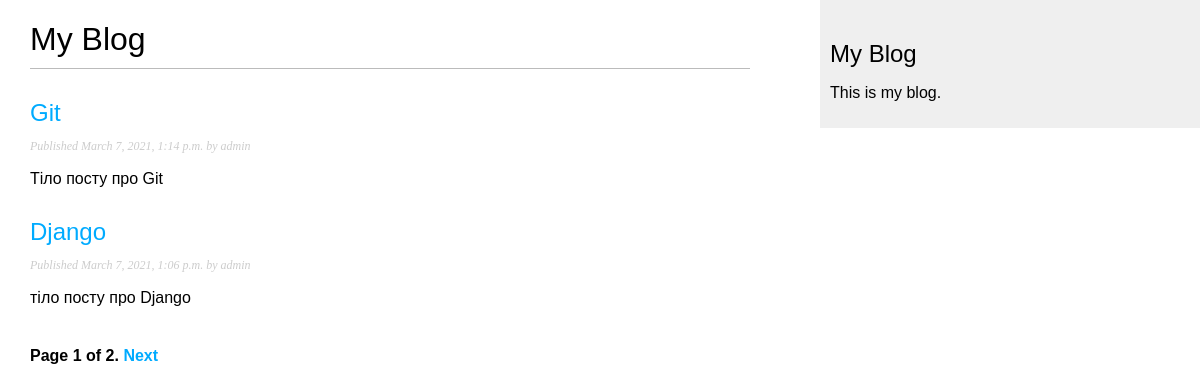
Screenshot of /blog/ with the database file from the repository.
### blog/models.py (models this page shows, shortened)
class Post(models.Model):
    objects = models.Manager()
    published = PublishedManager()
    def get_absolute_url(self):
        return reverse('blog:post_detail', args=[self.publish.year, self.publish.month, self.publish.day, self.slug])
    STATUS_CHOISE = (
        ('draft', 'Draft'),
        ('published', 'Published'),
    )
    title = models.CharField(max_length=200)
    slug = models.SlugField(max_length=250, unique_for_date='publish')
    author = models.ForeignKey(User, on_delete=models.CASCADE, related_name='blog_posts')
    body = models.TextField()
    publish = models.DateTimeField(default=timezone.now)
    created = models.DateTimeField(auto_now_add=True)
    updated = models.DateTimeField(auto_now=True)
    status = models.CharField(max_length=10, choices=STATUS_CHOISE, default='draft')
    class Meta:
        ordering = ('-publish',)

### blog/views.py (the view)
# urls.py: path('', views.PostListView.as_view(), name='post_list'),
class PostListView(ListView):
    queryset = Post.published.all()
    context_object_name = 'posts'
    paginate_by = 2
    template_name = 'blog/post/list.html'

### blog/templates/blog/post/list.html (shortened to what this page needs)
{% extends "blog/base.html" %}
{% block content %}
<h1>My Blog</h1>
{% for post in posts %}
<h2>
   <a href="{{ post.get_absolute_url }}"> {{ post.title }} </a>
</h2>
<p class="date">Published {{ post.publish }} by {{ post.author }}</p>
{{ post.body|truncatewords:30|linebreaks }} {% endfor %}
{% include "pagination.html" with page=page_obj %}
{% endblock %}

### blog/static/css/blog.css (style rules this page uses)
body { margin: 0; padding: 0; font-family: helvetica, sans-serif; }
a { color: #00abff; text-decoration: none; }
h1 { font-weight: normal; border-bottom: 1px solid #bbb; padding: 0 0 10px 0; }
h2 { font-weight: normal; margin: 30px 0 0; }
p.date { color: #ccc; font-family: georgia, serif; font-size: 12px; font-style: italic; }

### rows the page displays
Post: title "Git", publish "March 7, 2021, 1:14 p.m.", author "admin", body "Тіло посту про Git"
Post: title "Django", publish "March 7, 2021, 1:06 p.m.", author "admin", body "тіло посту про Django"

### other values shown
{{ page.number }} "1"
{{ page.paginator.num_pages }} "2"
